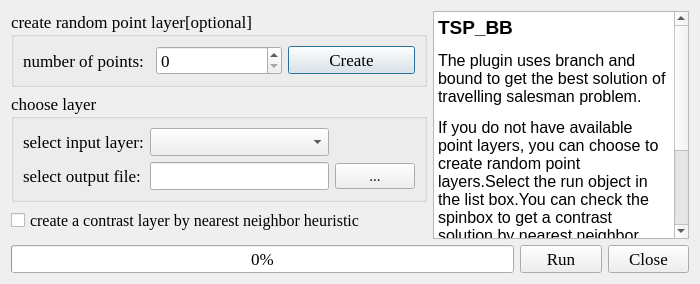
<?xml version="1.0" encoding="UTF-8"?>
<ui version="4.0">
 <class>TSP_BBDialogBase</class>
 <widget class="QDialog" name="TSP_BBDialogBase">
  <property name="geometry">
   <rect>
    <x>0</x>
    <y>0</y>
    <width>700</width>
    <height>284</height>
   </rect>
  </property>
  <property name="windowTitle">
   <string>TSP_BB</string>
  </property>
  <layout class="QGridLayout" name="gridLayout">
   <item row="0" column="0">
    <widget class="QGroupBox" name="groupBox">
     <property name="font">
      <font>
       <family>Times New Roman</family>
       <pointsize>13</pointsize>
      </font>
     </property>
     <property name="title">
      <string>create random point layer[optional]</string>
     </property>
     <layout class="QGridLayout" name="gridLayout_2">
      <item row="0" column="1">
       <widget class="QSpinBox" name="spinBox">
        <property name="maximum">
         <number>18</number>
        </property>
       </widget>
      </item>
      <item row="0" column="2">
       <widget class="QPushButton" name="pushButton_2">
        <property name="text">
         <string>Create</string>
        </property>
       </widget>
      </item>
      <item row="0" column="0">
       <widget class="QLabel" name="label_3">
        <property name="font">
         <font>
          <family>Times New Roman</family>
         </font>
        </property>
        <property name="text">
         <string>number of points:</string>
        </property>
       </widget>
      </item>
     </layout>
    </widget>
   </item>
   <item row="0" column="1" rowspan="4" colspan="3">
    <widget class="QTextEdit" name="textEdit">
     <property name="html">
      <string>&lt;!DOCTYPE HTML PUBLIC &quot;-//W3C//DTD HTML 4.0//EN&quot; &quot;http://www.w3.org/TR/REC-html40/strict.dtd&quot;&gt;
&lt;html&gt;&lt;head&gt;&lt;meta name=&quot;qrichtext&quot; content=&quot;1&quot; /&gt;&lt;style type=&quot;text/css&quot;&gt;
p, li { white-space: pre-wrap; }
&lt;/style&gt;&lt;/head&gt;&lt;body style=&quot; font-family:'SimSun'; font-size:9pt; font-weight:400; font-style:normal;&quot;&gt;
&lt;p style=&quot; margin-top:12px; margin-bottom:12px; margin-left:0px; margin-right:0px; -qt-block-indent:0; text-indent:0px;&quot;&gt;&lt;span style=&quot; font-size:14pt; font-weight:600;&quot;&gt;TSP_BB&lt;/span&gt;&lt;/p&gt;
&lt;p style=&quot; margin-top:12px; margin-bottom:12px; margin-left:0px; margin-right:0px; -qt-block-indent:0; text-indent:0px;&quot;&gt;&lt;span style=&quot; font-family:'Times New Roman,serif'; font-size:12pt;&quot;&gt;The plugin uses branch and bound to get the best solution of travelling salesman problem.&lt;/span&gt; &lt;/p&gt;
&lt;p style=&quot; margin-top:12px; margin-bottom:12px; margin-left:0px; margin-right:0px; -qt-block-indent:0; text-indent:0px;&quot;&gt;&lt;span style=&quot; font-family:'Times New Roman,serif'; font-size:12pt;&quot;&gt;If you do not have available point layers, you can choose to create random point layers.Select the run object in the list box.You can check the spinbox to get a contrast solution by nearest neighbor heuristic.&lt;/span&gt;&lt;/p&gt;
&lt;p style=&quot; margin-top:12px; margin-bottom:12px; margin-left:0px; margin-right:0px; -qt-block-indent:0; text-indent:0px;&quot;&gt;&lt;span style=&quot; font-family:'Times New Roman,serif'; font-size:12pt;&quot;&gt;When the number of points is greater than 16, the plugin may run more than 5 minutes, so it is appropriate to control the number of points within 16.&lt;/span&gt; &lt;/p&gt;&lt;/body&gt;&lt;/html&gt;</string>
     </property>
    </widget>
   </item>
   <item row="1" column="0">
    <widget class="QGroupBox" name="groupBox_2">
     <property name="font">
      <font>
       <family>Times New Roman</family>
       <pointsize>13</pointsize>
      </font>
     </property>
     <property name="title">
      <string>choose layer</string>
     </property>
     <layout class="QGridLayout" name="gridLayout_3">
      <item row="0" column="0">
       <widget class="QLabel" name="label">
        <property name="font">
         <font>
          <family>Times New Roman</family>
          <pointsize>13</pointsize>
         </font>
        </property>
        <property name="text">
         <string>select input layer:</string>
        </property>
       </widget>
      </item>
      <item row="0" column="1">
       <widget class="QgsMapLayerComboBox" name="mMapLayerComboBox"/>
      </item>
      <item row="1" column="0">
       <widget class="QLabel" name="label_2">
        <property name="font">
         <font>
          <family>Times New Roman</family>
         </font>
        </property>
        <property name="text">
         <string>select output file:</string>
        </property>
       </widget>
      </item>
      <item row="1" column="1">
       <widget class="QLineEdit" name="lineEdit"/>
      </item>
      <item row="1" column="2">
       <widget class="QPushButton" name="pushButton">
        <property name="font">
         <font>
          <pointsize>11</pointsize>
         </font>
        </property>
        <property name="text">
         <string>...</string>
        </property>
       </widget>
      </item>
     </layout>
    </widget>
   </item>
   <item row="2" column="0">
    <widget class="QCheckBox" name="checkBox">
     <property name="font">
      <font>
       <family>Times New Roman</family>
       <pointsize>12</pointsize>
      </font>
     </property>
     <property name="text">
      <string>create a contrast layer by nearest neighbor heuristic </string>
     </property>
     <property name="checked">
      <bool>false</bool>
     </property>
    </widget>
   </item>
   <item row="3" column="0">
    <spacer name="verticalSpacer">
     <property name="orientation">
      <enum>Qt::Vertical</enum>
     </property>
     <property name="sizeHint" stdset="0">
      <size>
       <width>20</width>
       <height>28</height>
      </size>
     </property>
    </spacer>
   </item>
   <item row="4" column="0" colspan="2">
    <widget class="QProgressBar" name="progressBar">
     <property name="font">
      <font>
       <family>Times New Roman</family>
       <pointsize>13</pointsize>
      </font>
     </property>
     <property name="value">
      <number>0</number>
     </property>
    </widget>
   </item>
   <item row="4" column="2">
    <widget class="QPushButton" name="pushButton_3">
     <property name="font">
      <font>
       <family>Times New Roman</family>
       <pointsize>13</pointsize>
      </font>
     </property>
     <property name="text">
      <string>Run</string>
     </property>
    </widget>
   </item>
   <item row="4" column="3">
    <widget class="QPushButton" name="pushButton_4">
     <property name="font">
      <font>
       <family>Times New Roman</family>
       <pointsize>13</pointsize>
      </font>
     </property>
     <property name="text">
      <string>Close</string>
     </property>
    </widget>
   </item>
  </layout>
 </widget>
 <customwidgets>
  <customwidget>
   <class>QgsMapLayerComboBox</class>
   <extends>QComboBox</extends>
   <header>qgsmaplayercombobox.h</header>
  </customwidget>
 </customwidgets>
 <resources/>
 <connections/>
</ui>
